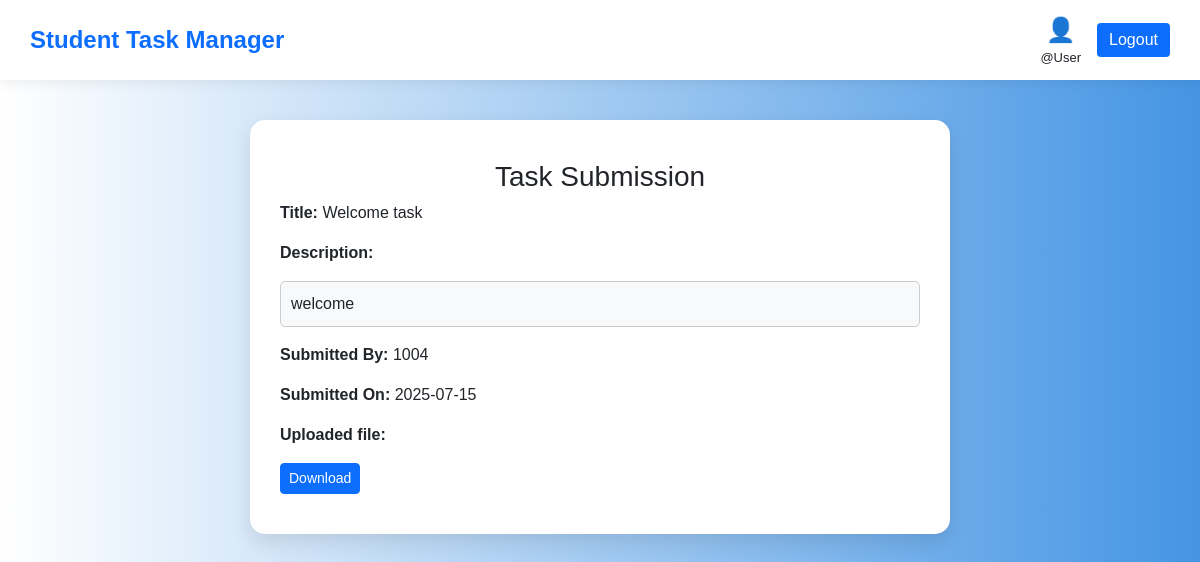
The app's page /view_submission.php?rollno=1004&title=Welcome task with its own data.
### tables this page shows
CREATE TABLE `submitted_tasks` (
  `id` int(11) NOT NULL,
  `task_id` int(30) NOT NULL,
  `title` varchar(255) NOT NULL,
  `description` text DEFAULT NULL,
  `submitted_by` varchar(50) NOT NULL,
  `username` varchar(30) NOT NULL,
  `department` varchar(30) NOT NULL,
  `submission_date` date DEFAULT NULL,
  `file_path` varchar(255) DEFAULT NULL
);

### view_submission.php (the view, shortened to what this page needs)
 <?php
include 'partials/new_dbconnect.php';
$rollno = $_GET['rollno'] ;
$title = $_GET['title'];
$sql = "SELECT * FROM submitted_tasks WHERE submitted_by = '$rollno' AND title = '$title'";
$result = mysqli_query($conn, $sql);
$task = mysqli_fetch_assoc($result);
?>
<!DOCTYPE html>
<html lang="en">
<head>
    <link href="https://cdn.jsdelivr.net/npm/bootstrap@5.3.0/dist/css/bootstrap.min.css" rel="stylesheet">
</head>
<body>
  <nav class="navbar navbar-custom d-flex justify-content-between align-items-center">
    <span class="navbar-brand">Student Task Manager</span>
    <div class="d-flex align-items-center gap-3">
      <div class="text-center">
        <div style="font-size: 24px; color: #0d6efd;">👤</div>
        <div style="font-size: 13px;">
          @<?= isset($_SESSION['username']) ? $_SESSION['username'] : 'User' ?>
        </div>
      </div>
      <button class="btn-logout" onclick="location.href='logout.php'">Logout</button>
    </div>
  </nav>
  <div class="container">
    <div class="box" style="text-align: center;">
      <h3 style="font-family: Arial, sans-serif;" >Task Submission</h3>
      <div class="details" style="text-align : left;">
      <p><strong>Title:</strong> <?= $task['title'] ?></p>
        <p><strong>Description:</strong>
        <div class="text_area" ><?= $task['description'] ?></div>
          </p>
        <p><strong>Submitted By:</strong> <?= $task['submitted_by'] ?></p>
        <p><strong>Submitted On:</strong> <?= $task['submission_date'] ?></p>
        <p><strong>Uploaded file:</strong> </p>
        <?php
        if (!empty($task['file_path'])) {
                    $fileName = basename($task['file_path']);
                    $fileUrl = "/loginsystem/tasks/uploads/" . $fileName;
                    echo "<a href='$fileUrl' class='btn btn-primary btn-sm' download>Download</a>";
                } else {
                    echo "<span class='text'>No file</span>";
                }
        ?>
      </div>
    </div>
  </div>
</body>
</html>

### view_submission.php (style rules this page uses)
body { background: linear-gradient(to left, #4595e4, white); font-family: Arial, sans-serif; min-height: 100vh; }
.navbar-custom { background: #fff; padding: 12px 30px; box-shadow: 0 4px 10px rgba(0, 0, 0, 0.06); }
.navbar-brand { font-weight: 700; font-size: 24px; color: #0d6efd; }
.btn-logout { background: #0d6efd; color: white; border: none; border-radius: 4px; padding: 5px 12px; }
.box { max-width: 700px; margin: 40px auto; box-shadow: 0 8px 20px rgba(0,0,0,0.1); border-radius: 15px; background: #fff; padding: 40px 30px; }
.text_area { border: 1px solid #ccc; padding: 10px; border-radius: 5px; background-color: #f8f9fa; }

### records on screen
submitted_tasks: title "Welcome task", description "welcome", submitted_by "1004", submission_date "2025-07-15"
